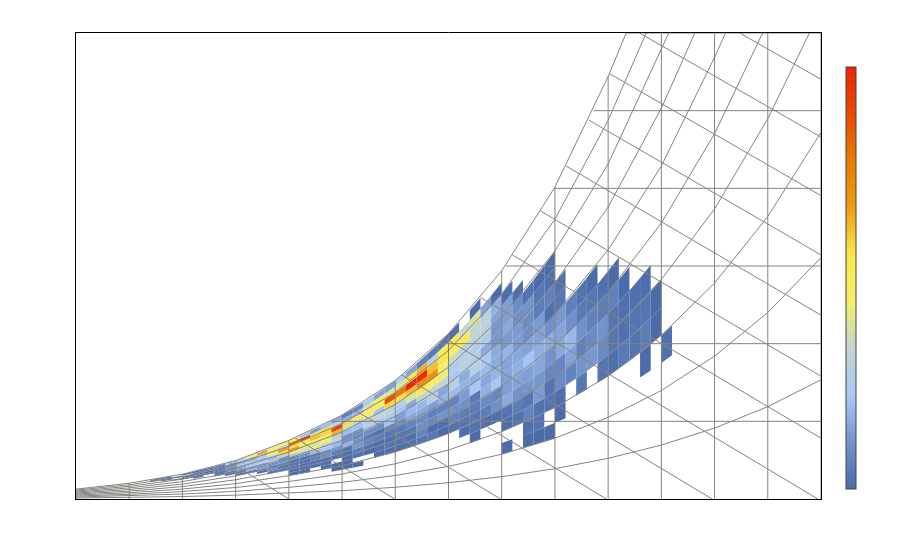

Source (notebook cell):
### Markdown cell above
# Found there is a lib to plot in jupyter ^^

### Code cell
import ladybug_charts
from matplotlib import legend
from plotly.graph_objects import Figure
from ladybug_comfort.degreetime import heating_degree_time, cooling_degree_time
from ladybug.datacollection import HourlyContinuousCollection
from ladybug.datatype.temperaturetime import HeatingDegreeTime, CoolingDegreeTime
from ladybug_charts.to_figure import bar_chart, bar_chart_with_table
from ladybug_charts.utils import Strategy
from ladybug.windrose import WindRose
from ladybug.psychchart import PsychrometricChart
from ladybug.hourlyplot import HourlyPlot
from ladybug.monthlychart import MonthlyChart
from ladybug.sunpath import Sunpath
from ladybug_comfort.chart.polygonpmv import PolygonPMV
from ladybug.legend import LegendParameters
import json


lb_psy = PsychrometricChart(
    epw.dry_bulb_temperature,
    epw.relative_humidity,
)
fig = lb_psy.plot()

fig.update_layout(
    xaxis=dict(
        color="white",
    ),
    yaxis=dict(
        color="white",
    ),
    legend_bgcolor="rgba(0,0,0,0)",
    paper_bgcolor="rgba(0,0,0,0)",
    plot_bgcolor="rgba(0,0,0,0)",
    font=dict(color="white"),
    template="simple_white",
)
fig.print_grid = False
fig.show(config={"displaylogo": False})
with open("public/data/chartData.json", "w") as f:
    json.dump(fig.to_plotly_json(), f)
